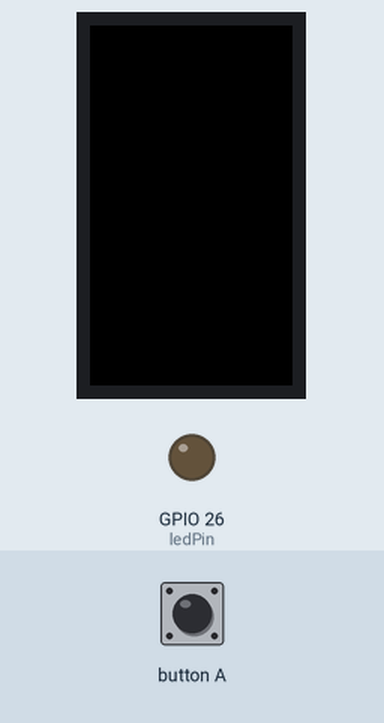
This sketch was run on a simulated ESP32. On the bench: 135×240 colour display, output pins drawn as LEDs (lit = HIGH). Inputs (shaded band) come from the test bench.

Above: at 1.3 s.
1.4 s: button A pressed for 0.15 s
At 1.47 s:
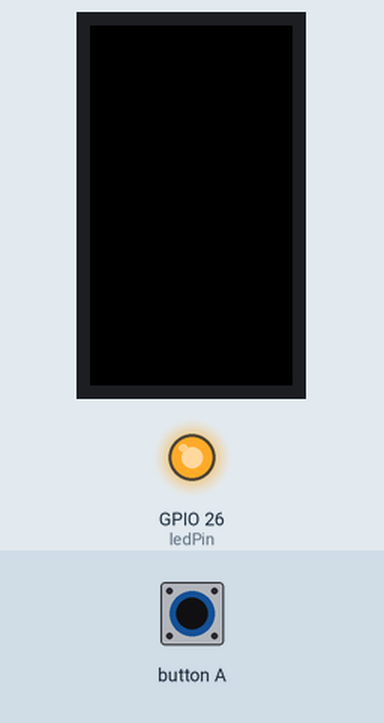
3.0 s: button A pressed for 3.2 s
At 7.4 s:
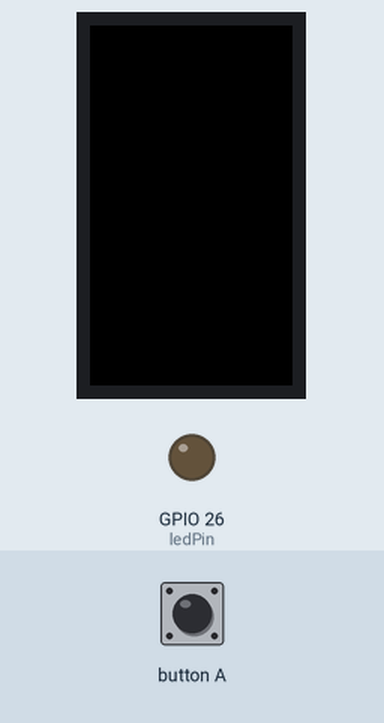
Timing chart, 0 to 8.9 s (numbered marks = the images above; inputs shaded):
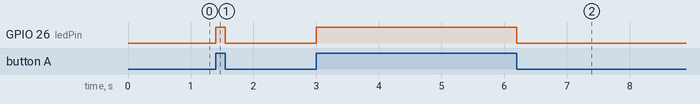

Measured:
- after the input at 1.4 s, GPIO 26 (ledPin): LOW → HIGH at once, → LOW 0.15 s later
- after the input at 3.0 s, GPIO 26 (ledPin): LOW → HIGH at once, → LOW 3.2 s later

The sketch:

control_LED_with_analog_write_via_button_M5StickCPlus.ino
```cpp
#include <M5StickCPlus.h>
int val;         // variable to store the read value
const int ledPin = 26;

void setup() {
  M5.begin();
  pinMode(ledPin, OUTPUT);  // sets the pin as output
  pinMode(M5_BUTTON_HOME, INPUT);
  Serial.begin(9600);
}
void loop() {
  val = digitalRead(M5_BUTTON_HOME);  // read the input pin
  if (val == HIGH){
    digitalWrite(ledPin, HIGH);
  }else {
    digitalWrite(ledPin, LOW);
  }
}

/*void loop() {
  val = digitalRead(analogPin);  // read the input pin
  if (val == HIGH){
    digitalWrite(ledPin, HIGH);
  }else {
    digitalWrite(ledPin, LOW);
  }
}*/
```
